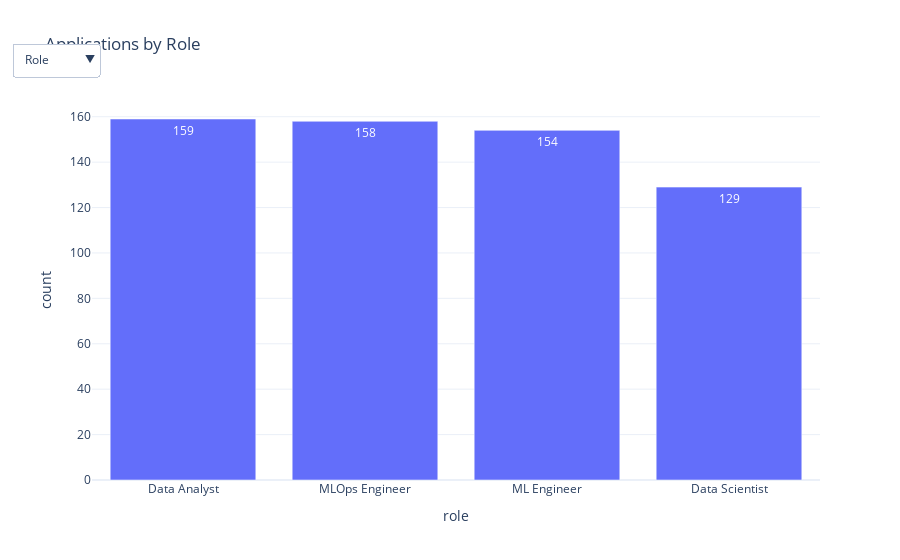

Notebook code for this chart:
### Markdown cell above
# EDA

### Code cell
# Grouped Dropdown
apps_jobs = apps.merge(jobs[["job_id", "role", "location"]], on="job_id", how="left")

def make_group_bar(group_col):
    agg = apps_jobs.groupby(group_col).size().reset_index(name="count").sort_values("count", ascending=False)
    return px.bar(agg, x=group_col, y="count", title=f"Applications by {group_col.capitalize()}", text="count")

fig_bar = make_group_bar("role")
figs = {
    "Role": make_group_bar("role"),
    "Location": make_group_bar("location"),
    "Source": make_group_bar("source")
}

fig_bar.update_layout(
    updatemenus=[dict(
        buttons=[
            dict(label="Role", method="update",
                 args=[{"x":[figs["Role"].data[0].x], "y":[figs["Role"].data[0].y]}, {"title":"Applications by Role"}]),
            dict(label="Location", method="update",
                 args=[{"x":[figs["Location"].data[0].x], "y":[figs["Location"].data[0].y]}, {"title":"Applications by Location"}]),
            dict(label="Source", method="update",
                 args=[{"x":[figs["Source"].data[0].x], "y":[figs["Source"].data[0].y]}, {"title":"Applications by Source"}]),
        ],
        direction="down",
        x=0.01, y=1.15
    )]
)
fig_bar.show()

### Figure 1 — Plotly figure (JSON) as saved in the notebook; plotly's stock layout.template omitted (floating-point values rounded to 4 significant figures)
{"data": [{"alignmentgroup": "True", "hovertemplate": "role=%{x}<br>count=%{text}<extra></extra>", "legendgroup": "", "marker": {"color": "#636efa", "pattern": {"shape": ""}}, "name": "", "offsetgroup": "", "orientation": "v", "showlegend": false, "text": [159, 158, 154, 129], "textposition": "auto", "x": ["Data Analyst", "MLOps Engineer", "ML Engineer", "Data Scientist"], "xaxis": "x", "y": [159, 158, 154, 129], "yaxis": "y", "type": "bar"}], "layout": {"xaxis": {"anchor": "y", "domain": [0, 1], "title": {"text": "role"}}, "yaxis": {"anchor": "x", "domain": [0, 1], "title": {"text": "count"}}, "legend": {"tracegroupgap": 0}, "title": {"text": "Applications by Role"}, "barmode": "relative", "updatemenus": [{"buttons": [{"args": [{"x": [["Data Analyst", "MLOps Engineer", "ML Engineer", "Data Scientist"]], "y": [[159, 158, 154, 129]]}, {"title": "Applications by Role"}], "label": "Role", "method": "update"}, {"args": [{"x": [["London", "Remote", "SF"]], "y": [[234, 224, 142]]}, {"title": "Applications by Location"}], "label": "Location", "method": "update"}, {"args": [{"x": [["LinkedIn", "Referral", "Indeed", "GitHub"]], "y": [[274, 135, 126, 65]]}, {"title": "Applications by Source"}], "label": "Source", "method": "update"}], "direction": "down", "x": 0.01, "y": 1.15}]}}
